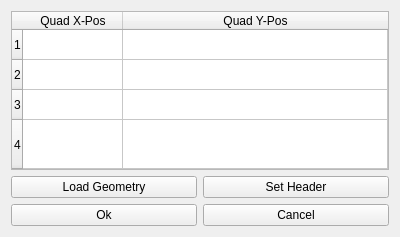
<?xml version="1.0" encoding="UTF-8"?>
<ui version="4.0">
 <class>Form</class>
 <widget class="QWidget" name="Form">
  <property name="geometry">
   <rect>
    <x>0</x>
    <y>0</y>
    <width>400</width>
    <height>237</height>
   </rect>
  </property>
  <property name="windowTitle">
   <string>Form</string>
  </property>
  <layout class="QVBoxLayout" name="verticalLayout">
   <item>
    <widget class="QTableWidget" name="tb_quadrants">
     <property name="toolTip">
      <string>Quadrant Posistions</string>
     </property>
     <attribute name="horizontalHeaderStretchLastSection">
      <bool>true</bool>
     </attribute>
     <attribute name="verticalHeaderStretchLastSection">
      <bool>true</bool>
     </attribute>
     <row>
      <property name="text">
       <string>1</string>
      </property>
     </row>
     <row>
      <property name="text">
       <string>2</string>
      </property>
     </row>
     <row>
      <property name="text">
       <string>3</string>
      </property>
     </row>
     <row>
      <property name="text">
       <string>4</string>
      </property>
     </row>
     <column>
      <property name="text">
       <string>Quad X-Pos</string>
      </property>
     </column>
     <column>
      <property name="text">
       <string>Quad Y-Pos</string>
      </property>
     </column>
    </widget>
   </item>
   <item>
    <layout class="QGridLayout" name="gridLayout">
     <item row="0" column="0">
      <widget class="QPushButton" name="bt_load_geometry">
       <property name="toolTip">
        <string>Select a Geometry File</string>
       </property>
       <property name="text">
        <string>Load Geometry</string>
       </property>
      </widget>
     </item>
     <item row="0" column="1">
      <widget class="QPushButton" name="bt_set_header">
       <property name="toolTip">
        <string>Add additional infromation to the Geometry File</string>
       </property>
       <property name="text">
        <string>Set Header</string>
       </property>
      </widget>
     </item>
     <item row="1" column="0">
      <widget class="QPushButton" name="bt_ok">
       <property name="text">
        <string>Ok</string>
       </property>
      </widget>
     </item>
     <item row="1" column="1">
      <widget class="QPushButton" name="bt_cancel">
       <property name="text">
        <string>Cancel</string>
       </property>
      </widget>
     </item>
    </layout>
   </item>
  </layout>
 </widget>
 <resources/>
 <connections/>
</ui>
